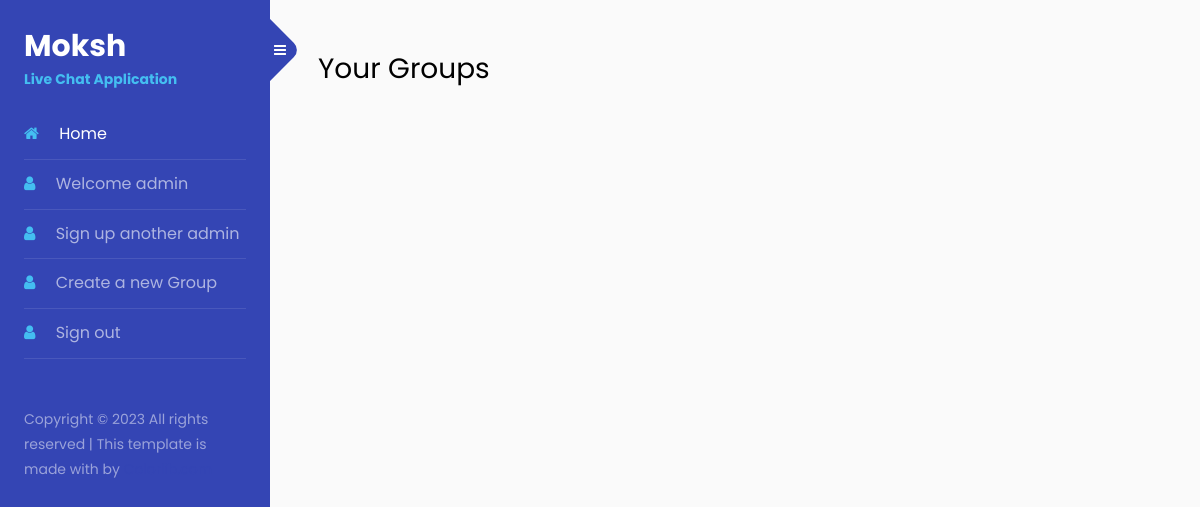
/groups/ (signed in), run on an earlier commit of the app's database.
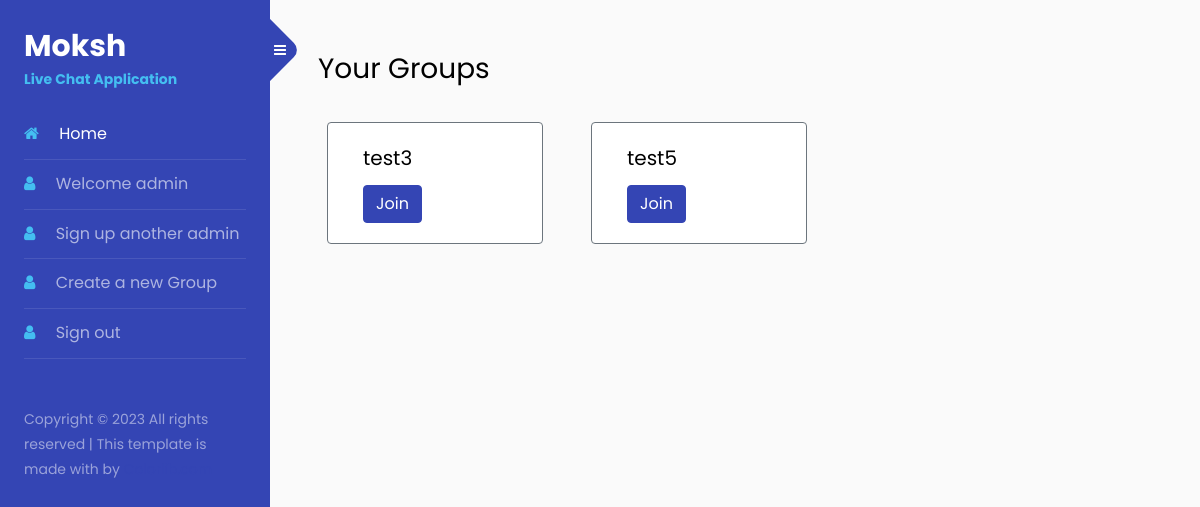
And on a later commit of the database.
### chat/models.py (models this page shows, shortened)
class User(AbstractUser):
    id = models.AutoField(primary_key=True)
    username = models.CharField(max_length=64, unique=True)
    password = models.CharField(max_length=100)
    isadmin = models.BooleanField(default=False)

### group/models.py (models this page shows, shortened)
class UserGroup(models.Model):
    user = models.ForeignKey(User, related_name="usergroup", on_delete=models.CASCADE)
    group = models.ForeignKey(Group, related_name="usergorup", on_delete=models.CASCADE)
    class Meta:
        constraints = [
            models.UniqueConstraint(
                fields=['user', 'group'], name='unique_migration_host_combination'
            )
        ]

class Group(models.Model):
    name = models.CharField(max_length=255)
    slug = models.SlugField(unique=True)

### group/views.py (the view)
# urls.py: path("", views.groups, name="groups"),
def groups(request):
    groups = UserGroup.objects.filter(user=request.user)
    return render(request, "group/groups.html", {
        "groups": groups
    })

### group/templates/group/groups.html
{% extends 'chat/layout.html' %}
{% block body %}
<div>
    {% if request.user.is_authenticated %}
    <h3>Your Groups</h3>
    <div class="row">
        {% for group in groups %}
        <div class="card col-3 border border-secondary rounded m-4">
            <div class="card-body">
              <h5 class="card-title">{{group.group.name}}</h5>
              <a href="{% url 'group' group.group.slug %}" class="btn btn-primary">Join</a>
            </div>
        </div>
        {% endfor %}
    </div>
    {% else %}
    <h3>Please sign in continue!</h3>
    {% endif %}
</div>
{% endblock %}

### chat/templates/chat/layout.html (shortened to what this page needs)
{% load static %}
<!doctype html>
<html lang="en">
<head>
    <link rel="stylesheet" href="https://stackpath.bootstrapcdn.com/font-awesome/4.7.0/css/font-awesome.min.css">
    <link rel="stylesheet" href="{% static 'chat/css/style.css' %}">
</head>
<body>
    <div class="wrapper d-flex align-items-stretch">
        <nav id="sidebar">
            <div class="custom-menu">
                <button type="button" id="sidebarCollapse" class="btn btn-primary">
                    <i class="fa fa-bars"></i>
                </button>
            </div>
            <div class="p-4">
                <h1><a href="index.html" class="logo">Moksh <span>Live Chat Application</span></a></h1>
                <ul class="list-unstyled components mb-5">
                    <li class="active">
                        <a href="{% url 'groups' %}"><span class="fa fa-home mr-3"></span> Home</a>
                    </li>
                    {% if request.user.is_authenticated %}
                    <li>
                        <a href="#"><span class="fa fa-user mr-3"></span> Welcome {{ request.user.username }}</a>
                    </li>
                    {% if request.user.isadmin %}
                    <li>
                        <a href="{% url 'signup' %}"><span class="fa fa-user mr-3"></span> Sign up another admin</a>
                    </li>
                    <li>
                        <a href="{% url 'creategroup' %}"><span class="fa fa-user mr-3"></span> Create a new Group</a>
                    </li>
                    {% endif %}
                    <li>
                        <a href="{% url 'signout'%}"><span class="fa fa-user mr-3"></span> Sign out</a>
                    </li>
                    {% endif %}
                </ul>
                <div class="footer">
                    <p>
                        Copyright &copy;
                        <script>document.write(new Date().getFullYear());</script> All rights reserved | This template
                        is made with  by <a href="https://colorlib.com"
                            target="_blank">Colorlib.com</a>
                    </p>
                </div>
            </div>
        </nav>
        <div id="content" class="p-4 p-md-5 pt-5">
            {% block body %}
            {% endblock %}
        </div>
    </div>
</body>
</html>

What changed in the data, as far as the page shows it:
added UserGroup: group.name "test3"
added UserGroup: group.name "test5"
